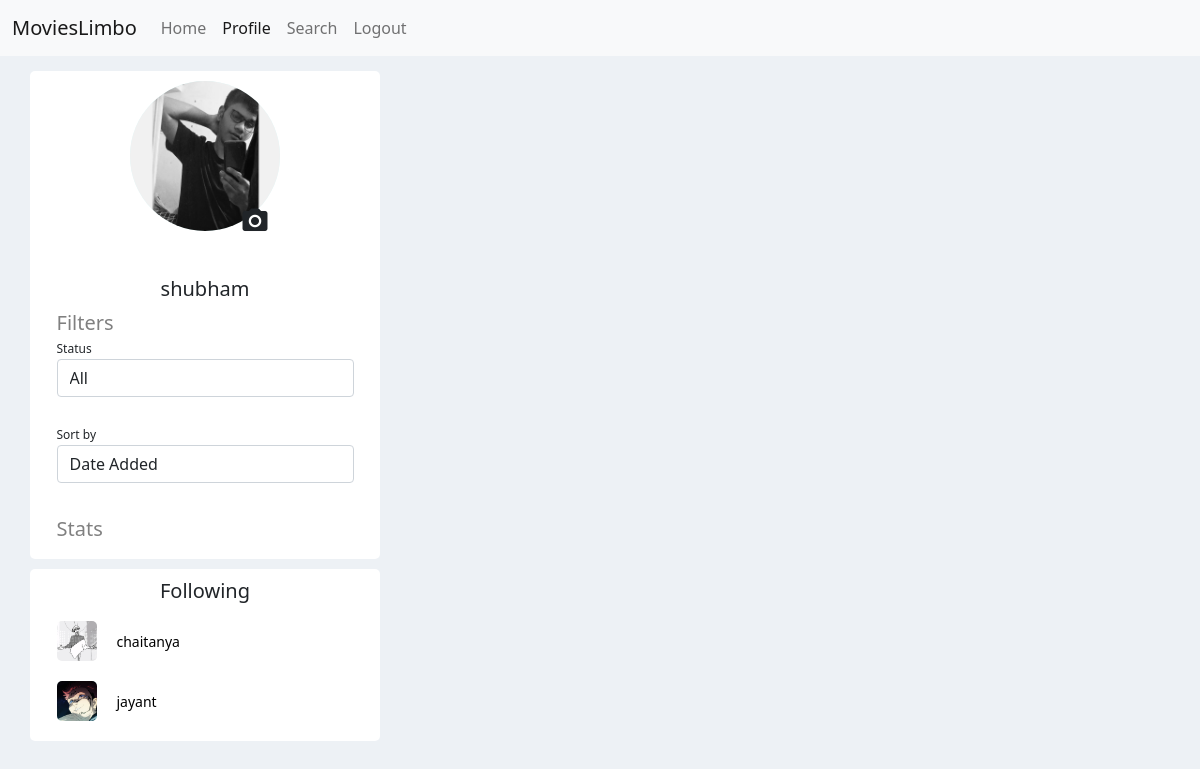
Page /profile/shubham/ (signed in) on the committed database.
### account/models.py (models this page shows, shortened)
class Account(AbstractBaseUser):
    email = models.EmailField(max_length=60, unique=True)
    username = models.CharField(max_length=30, unique=True)
    following = models.ManyToManyField(
        'self', through='Follower', symmetrical=False)
    date_joined = models.DateTimeField(auto_now_add=True)
    profile_pic = models.ImageField(default='default.jpg')
    is_admin = models.BooleanField(default=False)
    is_active = models.BooleanField(default=True)
    is_staff = models.BooleanField(default=False)
    is_superuser = models.BooleanField(default=False)
    USERNAME_FIELD = 'username'
    REQUIRED_FIELDS = ['email', ]
    objects = MyAccountManager()
    def __str__(self):
        return self.username

class Follower(models.Model):
    person = models.ForeignKey(
        Account, on_delete=models.CASCADE, related_name='source')
    following = models.ForeignKey(
        Account, on_delete=models.CASCADE, related_name='target')

### app/views.py (the view)
# urls.py: path('profile/<str:username>/', views.profile, name="profile"),
def profile(request, username):
    if request.method == "POST":
        instance = Account.objects.get(username=username)
        instance.profile_pic = request.FILES['file']
        instance.save()
    account = Account.objects.filter(username=username)
    if not account:
        return HttpResponse(status_code=404)
    """
        to check if the user has permission to edit the list.
        same view is called when viewing our own or others profile, so permission variable is  created.
    """
    permission = username == request.user.username
    following = Follower.objects.filter(
        person=request.user, following__username=username).exists()
    profilePic = account.first().profile_pic.url
    context = {'username': username,
               'permission': permission, "following": following, "profilePic": profilePic}
    if permission:
        followingList = Follower.objects.filter(person=request.user)
        context["followingList"] = followingList
    return render(request, 'app/profile.html', context)

### app/templates/app/profile.html (shortened to what this page needs)
{% extends 'app/main.html' %}
{% load static %}
{% block style %}{% static 'css/profile.css' %} {% endblock style %}
{% block style2 %}{% static 'css/edit.css' %}{% endblock style2 %}
{% block profileactive %}active{% endblock profileactive %}
{% block body %}
<main>
    <div class="side-panel">
        <div class="profile-container">
            <img src="{{profilePic}}" class="profile-picture"></img>
            {% if permission %}
            <form id="profile-pic-form" action="" method="post" , enctype="multipart/form-data">
                <label for="img-input" class="file-upload">
                    <div class="add-icon">
                        <i class="material-icons">camera_alt</i>
                    </div>
                </label>
            </form>
            {% endif %}
            <h5 class="username text-center">{{username}}</h5>
            <div class="filter-container">
                <h5 class="info-title">Filters</h5>
                <label for="filter_status" style="font-size: 12px;">Status</label>
                <select class="form-control" name="status" required id="filter_status">
                    <option value="All" selected>All</option>
                </select>
                <br>
                <label for="filter_sort" style="font-size: 12px;">Sort by</label>
                <select class="form-control" name="status" required id="filter_sort">
                    <option value="date_added" selected>Date Added</option>
                </select>
            </div>
            <div class="stat-container">
                <h5 class="info-title mt-4 mb-2">Stats</h5>
            </div>
        </div>
        {% if permission %}
        <div class="following-list">
            <h5>Following</h5>
            {% for item in followingList %}
            <a href="{% url 'profile' item.following %}" class="user-card">
                <img src="{{item.following.profile_pic.url}}" class="user-profile-picture"></img>
                <p>{{item.following.username}}</p>
            </a>
            {% endfor %}
        </div>
        {% endif %}
    </div>
    <div class="list-container">
    </div>
</main>
{% endblock body %}

### app/static/css/profile.css (style rules this page uses)
main { display: grid; grid-template-columns: 1fr 3fr; grid-template-areas: "profile list"; padding: 10px; }
.side-panel { grid-area: profile; display: flex; flex-direction: column; }
.profile-container { display: flex; flex-direction: column; align-items: center; width: 30vw; min-width: 225px; max-width: 350px; background-color: white; border-radius: 5px; margin-left: 20px; padding: 10px; margin-top: 5px; }
.profile-picture { height: 150px; width: 150px; border-radius: 50%; background-color: lightcyan; object-fit: cover; }
.file-upload { display: inline-block; cursor: pointer; position: relative; left: 50px; bottom: 25px; }
.file-upload i { font-size: 30px; }
.following-list { display: flex; flex-direction: column; align-items: center; width: 30vw; min-width: 225px; max-width: 350px; background-color: white; border-radius: 5px; margin-left: 20px; padding: 10px; margin-top: 10px; }
.user-card { display: flex; width: 90%; align-items: center; margin: 10px 0; text-decoration: none; color: black; cursor: pointer; }
.user-card p { margin: 0 20px; font-size: clamp(14px, 1vw, 16px); }
.user-profile-picture { width: 40px; height: 40px; border-radius: 5px; background-color: lightcyan; object-fit: cover; }
.username { margin: 10px; }
.filter-container { width: 90%; }
.stat-container { margin-top: 10px; width: 90%; }
.info-title { margin: 0; color: gray; }
.list-container { width: 100%; height: 100%; display: flex; flex-direction: column; align-items: center; }
body { background-color: #EDF1F5; }

### rows in the picture
Account: username "shubham"
Follower: following.profile_pic (picture), following.username "chaitanya"
Follower: following.profile_pic (picture), following.username "jayant"
